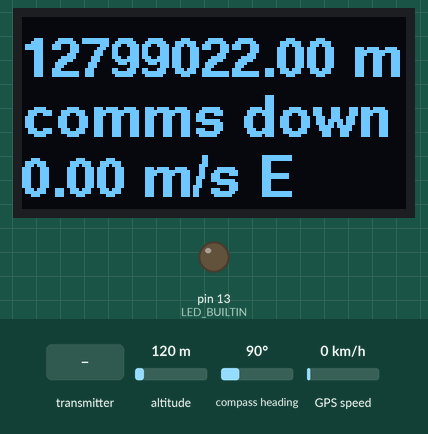
This sketch was run on a simulated Arduino Leonardo, built with avr-gcc and run on an emulated ATmega32U4. On the bench: 128×64 one-colour display, output pins drawn as LEDs (lit = HIGH). The test bench sets the inputs (shaded band); at power-on: compass heading 90°, GPS speed 0 km/h, altitude 120 m. The GPS gets a fix after 3 s at 37.7749, -122.4194 with 8 satellites; no radio packets arrive unless stated; what the sketch prints to the serial monitor is not drawn.

Above: at 6.1 s.
6.2 s: the transmitter starts sending latitude = 0
At 9.9 s:
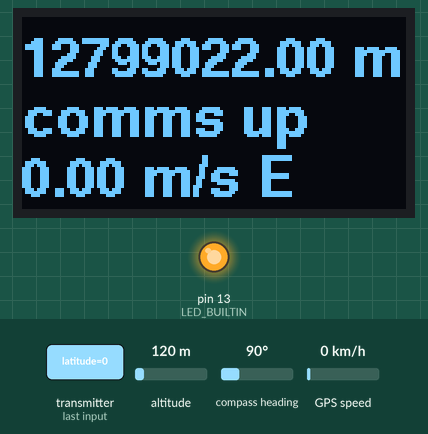
10.5 s: compass heading set to 7°
At 13.0 s:
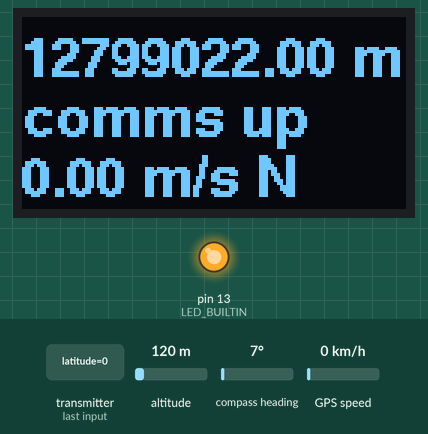
13.7 s: GPS speed set to 2 km/h
At 16.5 s:
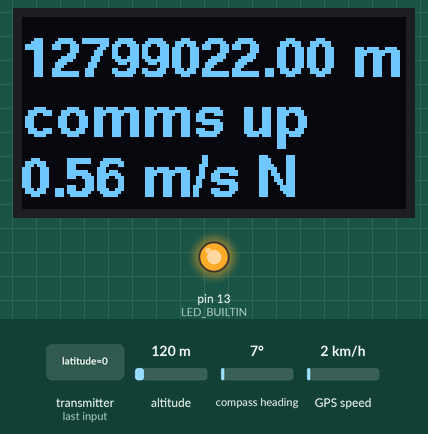
17.0 s: compass heading set to 90°
At 19.4 s:
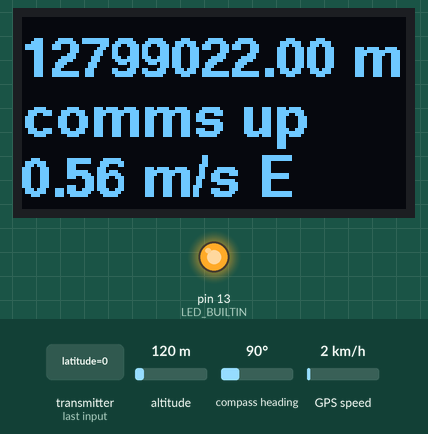
Timing chart, 0 to 20.9 s (numbered marks = the images above; inputs shaded):
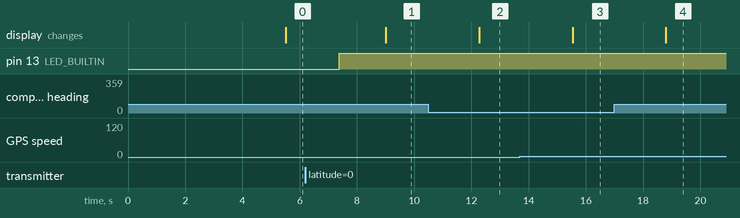

The sketch:

mobile.ino
```cpp
#include <SPI.h>
#include "RF24.h"
#include <TinyGPS++.h>
#include <U8g2lib.h>
#include <Wire.h>

RF24 radio(7,8);
TinyGPSPlus gps;
byte addresses[][6] = {"1Node","2Node"};

struct GPS_coords {
  float latitude;
  float longitude;
};

U8G2_SH1106_128X64_NONAME_1_HW_I2C u8g2(U8G2_R0, /* reset=*/ U8X8_PIN_NONE);

GPS_coords mobile_coords;
GPS_coords base_coords;
bool comms;

void setup() {
  Serial.begin(115200);
  Serial1.begin(9600);
  pinMode(LED_BUILTIN, OUTPUT);
  u8g2.begin();
  radio.begin();
  //radio.setPALevel(RF24_PA_LOW); // for testing
  radio.setPALevel(RF24_PA_MAX);
  radio.openWritingPipe(addresses[0]);
  radio.openReadingPipe(1,addresses[1]);
  radio.startListening();
}


void loop() {

    if (gps.location.isUpdated())
    {
      mobile_coords.latitude = gps.location.lat();
      mobile_coords.longitude = gps.location.lng();

      double distanceToBase =
        TinyGPSPlus::distanceBetween(
          mobile_coords.latitude,
          mobile_coords.longitude,
          base_coords.latitude,
          base_coords.longitude);
      double courseToBase =
        TinyGPSPlus::courseTo(
          mobile_coords.latitude,
          mobile_coords.longitude,
          base_coords.latitude,
          base_coords.longitude);

      u8g2.setFont(u8g2_font_helvB14_tf);
      u8g2.firstPage();
      do {
        u8g2.setCursor(0, 20);
        u8g2.print(distanceToBase);
        u8g2.print(F(" m "));
        u8g2.print(TinyGPSPlus::cardinal(courseToBase));
        u8g2.setCursor(0, 40);
        if(comms){
          u8g2.print(F("comms up"));
        }
        else{
          u8g2.print(F("comms down"));
        }
        u8g2.setCursor(0, 60);
        u8g2.print(gps.speed.mps());
        u8g2.print(F(" m/s "));
        u8g2.print(TinyGPSPlus::cardinal(gps.course.deg()));
          } while ( u8g2.nextPage() );
    }

    radio.stopListening();
    Serial.print(F("Now sending: "));
    Serial.print(mobile_coords.latitude, 6);
    Serial.print(", ");
    Serial.println(mobile_coords.longitude, 6);
    if (!radio.write( &mobile_coords, sizeof(GPS_coords) )){
       Serial.println(F("failed"));
     }

    radio.startListening();

    unsigned long started_waiting_at = micros();
    boolean timeout = false;
    while ( ! radio.available() ){
      if (micros() - started_waiting_at > 200000 ){
          timeout = true;
          break;
      }
    }

    if ( timeout ){
        Serial.println(F("Failed, response timed out."));
        digitalWrite(LED_BUILTIN, LOW);
        comms = false;
    }else{
        radio.read( &base_coords, sizeof(GPS_coords));
        digitalWrite(LED_BUILTIN, HIGH);
        comms = true;
        Serial.print(F("Got response "));
        Serial.print(base_coords.latitude, 6);
        Serial.print(", ");
        Serial.print(base_coords.longitude, 6);
        Serial.println();

    }
    smartDelay(1000);
  }


static void smartDelay(unsigned long ms)
  {
    unsigned long start = millis();
    do
    {
      while (Serial1.available())
        gps.encode(Serial1.read());
    } while (millis() - start < ms);
  }
```

Measured:
- after the input at 6.2 s, pin 13 (LED_BUILTIN): LOW → HIGH after 1.2 s; the display: changes after 2.8 s (image 1)
- after the input at 10.5 s, the display: changes after 1.8 s (image 2)
- after the input at 13.7 s, the display: changes after 1.8 s (image 3)
- after the input at 17.0 s, the display: changes after 1.8 s (image 4)
